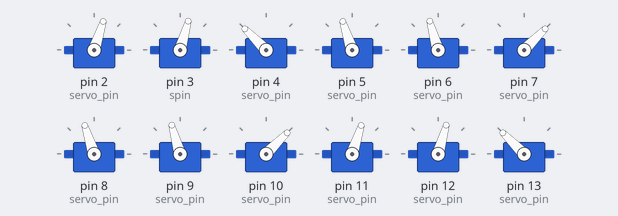
Simulated run of this sketch. Board: Arduino Uno, built with avr-gcc and run on an emulated ATmega328P. On the bench: 12 × servo.

Above: at 0.3 s.
At 4.86 s:
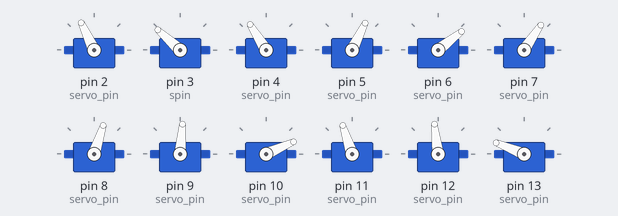
At 9.42 s:
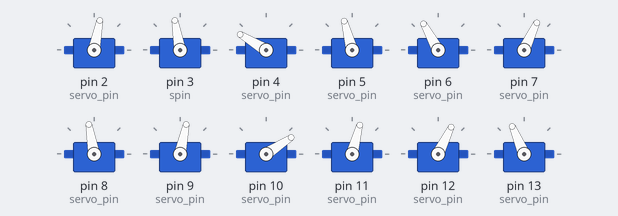
At 18.63 s:
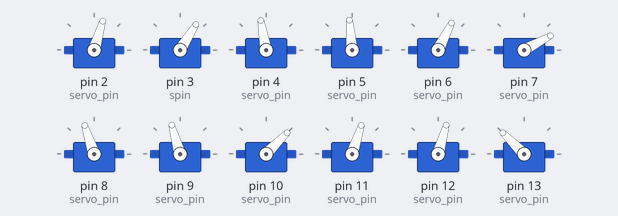
At 28.98 s:
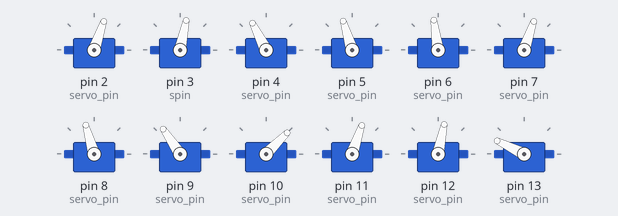
At 39.15 s:
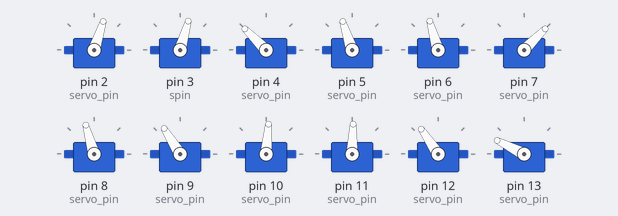
Timing chart, 0 to 40.0 s (numbered marks = the images above):
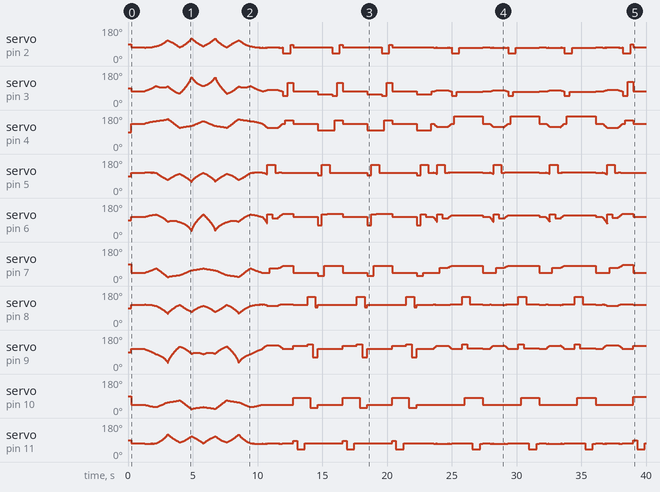

The sketch:

Quadruped_Spider.ino
```cpp
#include <Servo.h>
#include <math.h>
#define walk 1
#define updown 2
#define spin 3
#define ziczac 4
#define TRIG_PIN A0    // Chân Trig nối với chân A0
#define ECHO_PIN A1    // Chân Echo nối với chân A1
#define TIME_OUT 5000 // Time_out của pulseIn là 5000 microsecond
const float Coxa = 27;
const float Femur = 55;
const float Tibia = 79;
const double z_offset = 60;
const double x_offset = 60;
const double y_offset = 60;
int t =0;
double x_cur1,y_cur1,z_cur1,x_cur2,y_cur2,z_cur2,x_cur3,y_cur3,z_cur3,x_cur4,y_cur4,z_cur4;
const double pi = PI;
//long distanceCm;
Servo servo[4][3];
int leg[4] = { 0,1,2,3};
//define servos' ports
const int servo_pin[4][3] = { {2, 3, 4}, {5, 6, 7}, {8, 9, 10}, {11, 12, 13} };
void attch(){
   for (int i = 0; i < 4; i++)
  {
    for (int j = 0; j < 3; j++)
    {
      servo[i][j].attach(servo_pin[i][j]);
      delay(20);
    }
  }
}
void default_position(int speed){
     moveRF(1,x_offset,y_offset,z_offset,speed);
     moveRB(1,x_offset,-y_offset,z_offset,speed);
     moveLF(1,-x_offset,y_offset,z_offset,speed);
     moveLB(1,-x_offset,-y_offset,z_offset,speed);
     curent_xyz(x_offset,y_offset,z_offset,x_offset,-y_offset,z_offset,-x_offset,y_offset,z_offset,-x_offset,-y_offset,z_offset);
}
void setup()
{Serial.begin(9600);
  //initialize all servos
  attch();
  pinMode(TRIG_PIN, OUTPUT);
  pinMode(ECHO_PIN, INPUT);
  // set stand position
  default_position(0);
}
// STAND UP

void loop(void)
{
  delay(1000);

   /*long distanceCm = getDistance();
    Serial.print(" khoang cach : ");
    Serial.println(distanceCm);
*/
  body_dance(0);

  for(int i =0; i <3 ; i++)
  {
  walk_forward(200,50,t);
  t++;
  }
  t =0;
  moveRB(0,x_offset,-y_offset,z_offset,200);
  moveRF(1,x_offset,y_offset,z_offset,50);
  for(int i =0; i <3; i++)
  {
  turnL(200);
  }
   for(int i =0; i <2 ; i++)
  {
  walk_forward(200,55,t);
  t++;
  }
  t =0;
  moveRB(0,x_offset,-y_offset,z_offset,200);
  moveRF(1,x_offset,y_offset,z_offset,50);
    for(int i =0; i <3; i++)
  {
  turnR(200);
  }
  up_down_body(40,0);
  up_down_body(-40,0);
  handshake(0);
     for(int i =0; i <2 ; i++)
  {
  walk_backward(200,50,t);
  t++;
  }
  t =0;
  //delay(200);

  default_position(0);
  for(int i =0; i<=2; i++){
  left_right_updown(0,20);
  //delay(100);
  left_right_updown(1,20);
  //delay(100);
  left_right_updown(1,20);
  //delay(100);
  left_right_updown(0,20);
  }

   delay(500);

  while(1);
}
int  RadtoDo(double Rad ){         //doi tu radian sang do
   double Do = Rad*180/pi;
   return Do;
}
void walk_forward(int speed, int longdis, int t ){
   int i ;
   if(t ==0){
  for( i = 0; i<= 25; i++){
    movebody(x_offset+i,y_offset-i,z_offset,x_offset+i,-y_offset-i,z_offset,-x_offset+i,y_offset-i,z_offset,-x_offset+i,-y_offset-i,z_offset,0,0);
    delay(10);
  }
   moveRB(0,x_offset+25, -y_offset+longdis-25,z_offset,speed);
   for(int j =0; j<= 25; j++){
    movebody(x_offset+i-j,y_offset-i+j,z_offset,x_offset+25-j,-y_offset+longdis+j-25,z_offset,-x_offset+i-j,y_offset-i+j,z_offset,-x_offset+i-j,-y_offset-i+j,z_offset,0,0);
    delay(10);
  }
   }
   else{
  moveRB(0,x_offset, -y_offset+longdis,z_offset,speed);
   }
  moveRF(0,x_offset,y_offset+longdis,z_offset,speed);
  movebody(x_offset,y_offset+longdis,z_offset,x_offset,-y_offset+longdis,z_offset,-x_offset,y_offset,z_offset,-x_offset,-y_offset,z_offset,longdis,0);
  delay(300);
  moveLB(0,-x_offset,-y_offset+longdis,z_offset,speed);
  moveLF(0,-x_offset,y_offset+longdis,z_offset,speed);
  movebody(x_offset,y_offset,z_offset,x_offset,-y_offset,z_offset,-x_offset,y_offset+longdis,z_offset,-x_offset,-y_offset+longdis,z_offset,longdis,0);
  curent_xyz(x_offset,y_offset,z_offset,x_offset,-y_offset,z_offset,-x_offset,y_offset+longdis,z_offset,-x_offset,-y_offset+longdis,z_offset);
  delay(300);
}
void walk_backward(int speed, int longdis, int t){
     int i ;
     if(t ==0){
  for( i = 0; i<= 25; i++){
    movebody(x_offset+i,y_offset+i,z_offset,x_offset+i,-y_offset+i,z_offset,-x_offset+i,y_offset+i,z_offset,-x_offset+i,-y_offset+i,z_offset,0,0);
    delay(10);
  }
   moveRF(0,x_offset+25,y_offset-longdis+25,z_offset,speed);
   for(int j =0; j<= 25; j++){
    movebody(x_offset+25-j,y_offset+25-longdis-j,z_offset,x_offset+i-j,-y_offset+i-j,z_offset,-x_offset+i-j,y_offset+i-j,z_offset,-x_offset+i-j,-y_offset+i-j,z_offset,0,0);
    delay(10);
  }
     }
     else{
       moveRF(0,x_offset,y_offset-longdis,z_offset,speed);
      }

  moveRB(0,x_offset, -y_offset-longdis,z_offset,speed);
  movebody(x_offset,y_offset-longdis,z_offset,x_offset,-y_offset-longdis,z_offset,-x_offset,y_offset,z_offset,-x_offset,-y_offset,z_offset,-longdis,0);
  delay(300);
  moveLF(0,-x_offset,y_offset-longdis,z_offset,speed);
  moveLB(0,-x_offset,-y_offset-longdis,z_offset,speed);
  movebody(x_offset,y_offset,z_offset,x_offset,-y_offset,z_offset,-x_offset,y_offset-longdis,z_offset,-x_offset,-y_offset-longdis,z_offset,-longdis,0);
  curent_xyz(x_offset,y_offset,z_offset,x_offset,-y_offset,z_offset,-x_offset,y_offset-longdis,z_offset,-x_offset,-y_offset-longdis,z_offset);
  delay(300);
}

void turnL(int speed){
 // default_position(speed);
 int i ;
  for( i = 0; i<= 20; i++){
    movebody(x_offset+i,y_offset-i,z_offset,x_offset+i,-y_offset-i,z_offset,-x_offset+i,y_offset-i,z_offset,-x_offset+i,-y_offset-i,z_offset,0,0);
    delay(10);
  }
  moveRB(0,90, -30,z_offset,speed);
   for(int j =0; j<= 20; j++){
    movebody(x_offset+i-j,y_offset-i+j,z_offset,90-j,-30+j,z_offset,-x_offset+i-j,y_offset-i+j,z_offset,-x_offset+i-j,-y_offset-i+j,z_offset,0,0);
    delay(10);
  }

  moveRF(0,10,80,z_offset,speed);

  moveLF(0,-80,10,z_offset,speed);

  moveLB(0,-10,-80,z_offset,speed);
  default_position(0);
  delay(500);
}
void turnR(int speed){
  //default_position(speed);
  int i;
    for( i = 0; i<= 20; i++){
    movebody(x_offset-i,y_offset-i,z_offset,x_offset-i,-y_offset-i,z_offset,-x_offset-i,y_offset-i,z_offset,-x_offset-i,-y_offset-i,z_offset,0,0);
    delay(10);
  }
  moveLB(0,-90, -30,z_offset,speed);
  //curent_xyz(x_offset-i,y_offset-i,z_offset,x_offset-i,-y_offset-i,z_offset,-x_offset-i,y_offset-i,z_offset,-90,-30,z_offset);
   for(int j = 0; j<=20 ; j++){
    movebody(x_offset-i+j,y_offset-i+j,z_offset,x_offset-i+j,-y_offset-i+j,z_offset,-x_offset-i+j,y_offset-i+j,z_offset,-90+j,-30+j,z_offset,0,0);
    delay(10);
  }
  //moveLB(0,15,-70,z_offset,speed);
  moveLF(0,-10, 80,z_offset,speed);
  moveRF(0,80,-10,z_offset,speed);
  moveRB(0,10,-80,z_offset,speed);
  default_position(0);
  delay(500);
}
void handshake(int speed){
  //default_position(speed);
  int i ,k;
  for( i =0; i<= 30; i++){
  //movebody(x_offset+i,y_offset+i,z_offset,x_offset+i,-y_offset+i,z_offset,-x_offset+i,y_offset+i,z_offset,-x_offset+i,-y_offset+i,z_offset,0,0);
   movebody(x_cur1+i,y_cur1+i,z_cur1,x_cur2+i,y_cur2+i,z_cur2,x_cur3+i,y_cur3+i,z_cur3,x_cur4+i,y_cur4+i,z_cur4,0,0);
   delay(15);
  }
  curent_xyz(x_cur1+i,y_cur1+i,z_cur1,x_cur2+i,y_cur2+i,z_cur2,x_cur3+i,y_cur3+i,z_cur3,x_cur4+i,y_cur4+i,z_cur4);
  servo[0][0].write(35);
  for(int j = 0; j< 3; j++){
  for(int i = 70; i <= 130; i++){
    servo[0][1].write(i);
    delay(10);
  }
  for(int i = 130; i >= 70; i--){
    servo[0][1].write(i);
    delay(10);
  }
  }
    for( k =0; k<= 30; k++){
  //movebody(x_offset+i,y_offset+i,z_offset,x_offset+i,-y_offset+i,z_offset,-x_offset+i,y_offset+i,z_offset,-x_offset+i,-y_offset+i,z_offset,0,0);
   movebody(x_cur1-k,y_cur1-k,z_cur1,x_cur2-k,y_cur2-k,z_cur2,x_cur3-k,y_cur3-k,z_cur3,x_cur4-k,y_cur4-k,z_cur4,0,0);
   delay(15);
  }
  curent_xyz(x_cur1-k,y_cur1-k,z_cur1,x_cur2-k,y_cur2-k,z_cur2,x_cur3-k,y_cur3-k,z_cur3,x_cur4-k,y_cur4-k,z_cur4);
}
void up_down_body(int z_add, int speed){ //default 52 mm , 52>z_add >-52
  //default_position(0);
  //delay(500);
  int z_max_min = z_cur1 + z_add ;
  if( z_add > 0){
  for ( int  z_new = z_cur1; z_new <= z_max_min; z_new++)
  {
  //movebody(x_offset,y_offset,z_new,x_offset,-y_offset,z_new,-x_offset,y_offset,z_new,-x_offset,-y_offset,z_new,0,speed);
  movebody(x_cur1,y_cur1,z_new,x_cur2,y_cur2,z_new,x_cur3,y_cur3,z_new,x_cur4,y_cur4,z_new,0,speed);
  delay(10);
  curent_xyz(x_cur1,y_cur1,z_new,x_cur2,y_cur2,z_new,x_cur3,y_cur3,z_new,x_cur4,y_cur4,z_new);
  }
  }
  else{
    for ( int  z_new = z_cur1; z_new >= z_max_min; z_new--)
  {
  //movebody(x_offset,y_offset,z_new,x_offset,-y_offset,z_new,-x_offset,y_offset,z_new,-x_offset,-y_offset,z_new,0,speed);
  movebody(x_cur1,y_cur1,z_new,x_cur2,y_cur2,z_new,x_cur3,y_cur3,z_new,x_cur4,y_cur4,z_new,0,speed);
  delay(10);
  curent_xyz(x_cur1,y_cur1,z_new,x_cur2,y_cur2,z_new,x_cur3,y_cur3,z_new,x_cur4,y_cur4,z_new);
  }
  }
 }
void body_dance(int speed){
 // default_position(500);
 int i,j,k,l,m,n,o,p,q,w;
  for (  i = 0;  i <= 35; i++)
  {
  movebody(x_cur1,y_cur1+i,z_cur1,x_cur2,y_cur2+i,z_cur2,x_cur3,y_cur3+i,z_cur3,x_cur4,y_cur4+i,z_cur4,0,speed);
   delay(20);
  }
  curent_xyz(x_cur1,y_cur1+i,z_cur1,x_cur2,y_cur2+i,z_cur2,x_cur3,y_cur3+i,z_cur3,x_cur4,y_cur4+i,z_cur4);
    for (   j = 0; j <= 35; j++)
  {
  movebody(x_cur1-j,y_cur1-j,z_cur1+j,x_cur2-j,y_cur2-j,z_cur2+j,x_cur3-j,y_cur3-j,z_cur3+j,x_cur4-j,y_cur4-j,z_cur4+j,0,speed);
  delay(20);
  }
  curent_xyz(x_cur1-j,y_cur1-j,z_cur1+j,x_cur2-j,y_cur2-j,z_cur2+j,x_cur3-j,y_cur3-j,z_cur3+j,x_cur4-j,y_cur4-j,z_cur4+j);
   for (  k = 0; k <= 35; k++)
  {
  movebody(x_cur1+k,y_cur1-k,z_cur1-k,x_cur2+k,y_cur2-k,z_cur2-k,x_cur3+k,y_cur3-k,z_cur3-k,x_cur4+k,y_cur4-k,z_cur4-k,0,speed);
  delay(20);
  }
  curent_xyz(x_cur1+k,y_cur1-k,z_cur1-k,x_cur2+k,y_cur2-k,z_cur2-k,x_cur3+k,y_cur3-k,z_cur3-k,x_cur4+k,y_cur4-k,z_cur4-k);
     for (  l = 0; l <= 35; l++)
  {
  movebody(x_cur1+l,y_cur1+l,z_cur1+l,x_cur2+l,y_cur2+l,z_cur2+l,x_cur3+l,y_cur3+l,z_cur3+l,x_cur4+l,y_cur4+l,z_cur4+l,0,speed);
  delay(20);
  }
  curent_xyz(x_cur1+l,y_cur1+l,z_cur1+l,x_cur2+l,y_cur2+l,z_cur2+l,x_cur3+l,y_cur3+l,z_cur3+l,x_cur4+l,y_cur4+l,z_cur4+l);
      for ( m = 0; m <= 35; m++)
  {
  movebody(x_cur1-m,y_cur1+m,z_cur1-m,x_cur2-m,y_cur2+m,z_cur2-m,x_cur3-m,y_cur3+m,z_cur3-m,x_cur4-m,y_cur4+m,z_cur4-m,0,speed);
  delay(20);
  }
   curent_xyz(x_cur1-m,y_cur1+m,z_cur1-m,x_cur2-m,y_cur2+m,z_cur2-m,x_cur3-m,y_cur3+m,z_cur3-m,x_cur4-m,y_cur4+m,z_cur4-m);
  // Reverse
       for (  n = 0; n <= 35; n++)
  {
  movebody(x_cur1+n,y_cur1-n,z_cur1+n,x_cur2+n,y_cur2-n,z_cur2+n,x_cur3+n,y_cur3-n,z_cur3+n,x_cur4+n,y_cur4-n,z_cur4+n,0,speed);
  delay(20);
  }
  curent_xyz(x_cur1+n,y_cur1-n,z_cur1+n,x_cur2+n,y_cur2-n,z_cur2+n,x_cur3+n,y_cur3-n,z_cur3+n,x_cur4+n,y_cur4-n,z_cur4+n);
       for (  o = 0; o <= 35; o++)
  {
  movebody(x_cur1-o,y_cur1-o,z_cur1-o,x_cur2-o,y_cur2-o,z_cur2-o,x_cur3-o,y_cur3-o,z_cur3-o,x_cur4-o,y_cur4-o,z_cur4-o,0,speed);
  delay(20);
  }
   curent_xyz(x_cur1-o,y_cur1-o,z_cur1-o,x_cur2-o,y_cur2-o,z_cur2-o,x_cur3-o,y_cur3-o,z_cur3-o,x_cur4-o,y_cur4-o,z_cur4-o);
     for (  p = 0; p <= 35; p++)
  {
  movebody(x_cur1-p,y_cur1+p,z_cur1+p,x_cur2-p,y_cur2+p,z_cur2+p,x_cur3-p,y_cur3+p,z_cur3+p,x_cur4-p,y_cur4+p,z_cur4+p,0,speed);
  delay(20);
  }
  curent_xyz(x_cur1-p,y_cur1+p,z_cur1+p,x_cur2-p,y_cur2+p,z_cur2+p,x_cur3-p,y_cur3+p,z_cur3+p,x_cur4-p,y_cur4+p,z_cur4+p);
     for (   q = 0;  q <=35; q++)
  {
  movebody(x_cur1+q,y_cur1+q,z_cur1-q,x_cur2+q,y_cur2+q,z_cur2-q,x_cur3+q,y_cur3+q,z_cur3-q,x_cur4+q,y_cur4+q,z_cur4-q,0,speed);
  delay(20);
  }
  curent_xyz(x_cur1+q,y_cur1+q,z_cur1-q,x_cur2+q,y_cur2+q,z_cur2-q,x_cur3+q,y_cur3+q,z_cur3-q,x_cur4+q,y_cur4+q,z_cur4-q);
    for (  w = 0;  w <= 35; w++)
  {
  movebody(x_cur1,y_cur1-w,z_cur1,x_cur2,y_cur2-w,z_cur2,x_cur3,y_cur3-w,z_cur3,x_cur4,y_cur4-w,z_cur4,0,speed);
   delay(20);
  }
  curent_xyz(x_cur1,y_cur1-w,z_cur1,x_cur2,y_cur2-w,z_cur2,x_cur3,y_cur3-w,z_cur3,x_cur4,y_cur4-w,z_cur4);
}
void left_right_updown(int backfull, int range){
  int i,j ;
  if( backfull == 0){ // left down _ right up
  for( i =0; i <= range; i++){
   movebody(x_cur1,y_cur1,z_cur1+i,x_cur2,y_cur2,z_cur2+i,x_cur3,y_cur3,z_cur3-i,x_cur4,y_cur4,z_cur4-i,0,0);
   delay(18);
  }
  curent_xyz(x_cur1,y_cur1,z_cur1+i,x_cur2,y_cur2,z_cur2+i,x_cur3,y_cur3,z_cur3-i,x_cur4,y_cur4,z_cur4-i);
  }
  if(backfull == 1){ // left up _ right down
    for( j =0; j <= range; j++){
   movebody(x_cur1,y_cur1,z_cur1-j,x_cur2,y_cur2,z_cur2-j,x_cur3,y_cur3,z_cur3+j,x_cur4,y_cur4,z_cur4+j,0,0);
   delay(18);
  }
  curent_xyz(x_cur1,y_cur1,z_cur1-j,x_cur2,y_cur2,z_cur2-j,x_cur3,y_cur3,z_cur3+j,x_cur4,y_cur4,z_cur4+j);
  }
}
void curent_xyz(double x,double y,double z,double x1,double y1,double z1,double x2,double y2,double z2,double x3,double y3,double z3){
  x_cur1 = x;
  y_cur1 = y;
  z_cur1 = z;
  x_cur2 = x1;
  y_cur2 = y1;
  z_cur2 = z1;
  x_cur3 = x2;
  y_cur3 = y2;
  z_cur3 = z2;
  x_cur4 = x3;
  y_cur4 = y3;
  z_cur4 = z3;
}
void movebody(double x0, double y0, double z0,double x1, double y1, double z1,double x2, double y2, double z2,double x3, double y3, double z3, double range_move, int speed){

  double y_new0 = y0 - range_move;
  double y_new1 = y1 - range_move;
  double y_new2 = y2 - range_move;
  double y_new3 = y3 - range_move;

  moveRF(1,x0,y_new0,z0,speed);
  moveRB(1,x1,y_new1,z1,speed);
  moveLF(1,x2,y_new2,z2,speed);
  moveLB(1,x3,y_new3,z3,speed);

}
void moveRF(int bodyTrue,double x, double y, double z, int speed){
  double a = alpha(x,y,z);
  double b = beta(x,y,z);
  double gama = gam(x,y);
  if(bodyTrue ==0 ){
  servo[0][0].write(40);
  servo[0][1].write(50);
  delay(speed);
  servo[0][2].write(gama);
  delay(speed);
  servo[0][1].write(b);
  delay(speed);
  servo[0][0].write(180-a);
  delay(speed);
  }
  if(bodyTrue == 1){
  servo[0][2].write(gama);
  delay(speed);
  servo[0][1].write(b);
  delay(speed);
  servo[0][0].write(180-a);
  delay(speed);

  }
}
 void moveRB(int bodyTrue,double x, double y, double z, int speed){
  double a = alpha(x,y,z);
  double b = beta(x,y,z);
  double gama = gam(x,y);
  if(bodyTrue == 0){
  servo[1][0].write(150);
  servo[1][1].write(120);
  delay(speed);
  servo[1][2].write(gama);
  delay(speed);
  servo[1][1].write(180-b);
  delay(speed);
  servo[1][0].write(a);
  delay(speed);
  }
  if(bodyTrue == 1){
  servo[1][2].write(gama);
  delay(speed);
  servo[1][1].write(180-b);
  delay(speed);
  servo[1][0].write(a);
  delay(speed);
  }
}
 void moveLF(int bodyTrue,double x, double y, double z, int speed){
  double a = alpha(x,y,z);
  double b = beta(x,y,z);
  double gama = gam(x,y);
  if(bodyTrue==0){
  servo[2][0].write(150);
  servo[2][1].write(130);
  delay(speed);
  servo[2][2].write(gama);
  delay(speed);
  servo[2][1].write(180-b);
  delay(speed);
  servo[2][0].write(a);
  delay(speed);
  }
  if(bodyTrue ==1){
  servo[2][2].write(gama);
  delay(speed);
  servo[2][1].write(180-b);
  delay(speed);
  servo[2][0].write(a);
  delay(speed);
  }
}
void moveLB(int bodyTrue,double x, double y, double z, int speed){
  double a = alpha(x,y,z);
  double b = beta(x,y,z);
  double gama = gam(x,y);

 if(bodyTrue ==0){
  servo[3][0].write(40);
  servo[3][1].write(50);
  delay(speed);
  servo[3][2].write(gama);
  delay(speed);
  servo[3][1].write(b);
  delay(speed);
  servo[3][0].write(180-a);
  delay(speed);
 }
 if(bodyTrue ==1){
  servo[3][2].write(gama);
  delay(speed);
  servo[3][1].write(b);
  delay(speed);
  servo[3][0].write(180-a);
  delay(speed);
 }
}
double gam(double x, double y){
  double gama;
  double gamaTemp = RadtoDo(atan(x/y));          // truc x la ngang, y la doc
  if(gamaTemp >0 ){
    gama = 180 - gamaTemp;
  }
  else {
    gama = abs(gamaTemp);
  }
  return gama;
}

double alpha(double x, double y, double z ){
  double L1 = sqrt(pow(x,2)+pow(y,2));
  double L = sqrt(pow((L1-Coxa),2)+pow(z,2));
  double a1 = RadtoDo(atan((L1-Coxa)/z));
  double cosa2 = (pow(Femur,2)+pow(L,2) -pow(Tibia,2))/(2*Femur*L);
  double a = a1+ RadtoDo(acos(cosa2));
  return a ;
}
double beta(double x, double y, double z ){
  double L1 = sqrt(pow(x,2)+pow(y,2));
  double L = sqrt(pow((L1-Coxa),2)+pow(z,2));
  double cosb = (pow(Tibia,2)+pow(Femur,2)-pow(L,2))/(2*Tibia*Femur);
  double b = RadtoDo(acos(cosb));
  return b;
}
float getDistance()
{
  long duration, distanceCm;
  // Phát 1 xung 10uS từ chân Trig
  digitalWrite(TRIG_PIN, LOW);
  delayMicroseconds(2);
  digitalWrite(TRIG_PIN, HIGH);
  delayMicroseconds(10);
  digitalWrite(TRIG_PIN, LOW);
  // Thời gian tín hiệu phản hồi lại chân Echo
  duration = pulseIn(ECHO_PIN, HIGH, TIME_OUT);

  // Tính khoảng cách
  distanceCm = duration / 29.1 / 2;
  // trả lại giá trị tính được
  return distanceCm;
}
```
